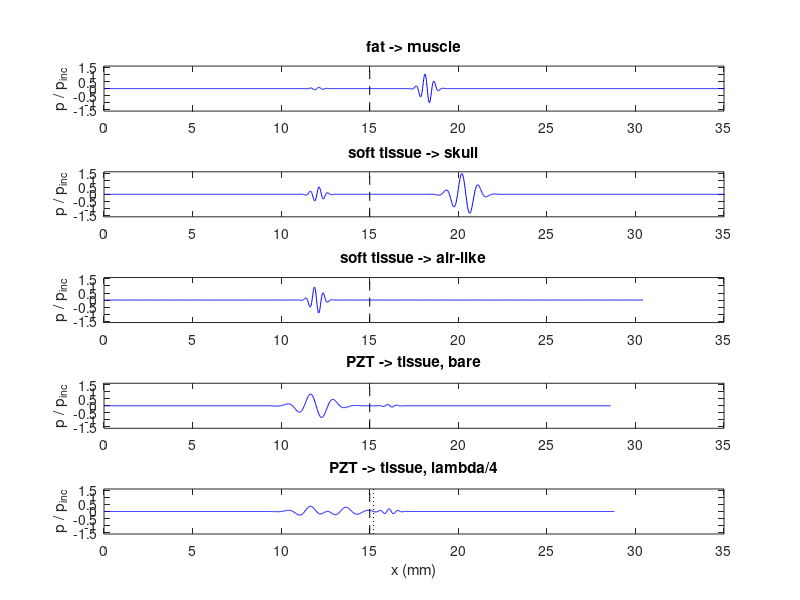
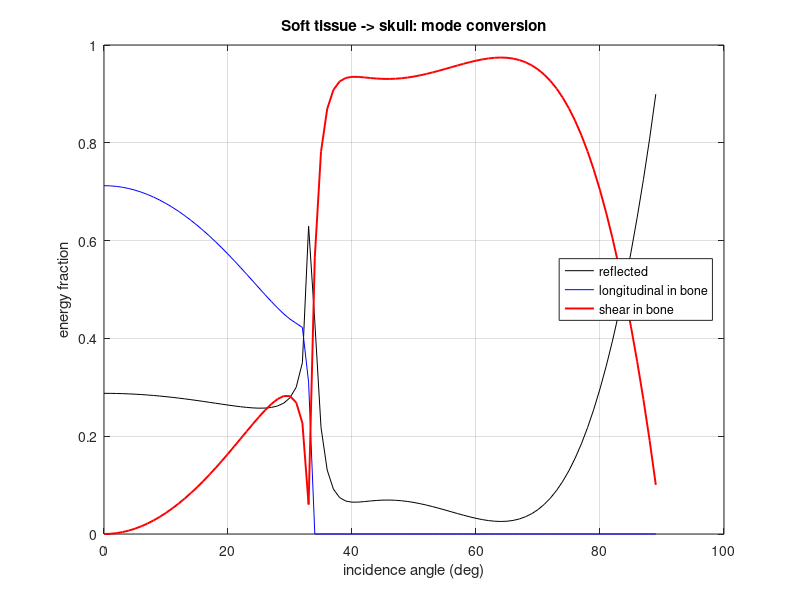

MATLAB code for these plots, in order:
%% m15_wave_fdtd_interface.m
% Purpose : 1D linear acoustic FDTD (staggered pressure / particle velocity, leapfrog)
%           launched at an impedance step and through a quarter-wave layer.
%           Measured reflected / transmitted ENERGY fractions are compared with
%           R = (Z2-Z1)/(Z2+Z1) and 1 - R^2 (band-averaged for the layer case).
%           A second cell computes oblique-incidence energy partition at a
%           soft-tissue / skull-bone interface, including mode conversion to shear.
% Change  : the cases table (c, rho of each medium, layer), f0, FBW, PPW.
% Expect  : fat->muscle  R^2 = 0.0086 (R = 0.093, -20.7 dB)
%           tissue->skull R^2 = 0.288 ; tissue->air-like R^2 = 0.997
%           PZT (30 MRayl)->tissue R^2 = 0.81 bare, 0.18 band-averaged with a lambda/4 layer of
%           sqrt(Z1 Z2) (zero at f0 only; 60 % pulse)
%           skull: critical angle 33.1 deg, > 90 % of the energy enters as shear at 40-70 deg
% Runtime : about 3 s in Octave.
clear; close all; rng(1);

%% Parameters
f0  = 3e6;          % centre frequency (Hz)
FBW = 0.6;          % -6 dB fractional bandwidth of the Gaussian pulse
PPW = 24;           % points per wavelength at f0 in the slowest medium
sf  = FBW*f0/(2*sqrt(2*log(2)));   % spectral std (Hz)
st  = 1/(2*pi*sf);                 % envelope std (s)
pulse = @(t) exp(-t.^2/(2*st^2)).*sin(2*pi*f0*t);

% name, c1, rho1, c2, rho2, layer thickness (m), c_layer, rho_layer
cases = { 'fat -> muscle',            1450,  950, 1580, 1050, 0, 0, 0;
          'soft tissue -> skull',     1540, 1050, 2820, 1900, 0, 0, 0;
          'soft tissue -> air-like',  1540, 1050, 1000,  1.2, 0, 0, 0;
          'PZT -> tissue, bare',      4000, 7500, 1540, 1050, 0, 0, 0;
          'PZT -> tissue, lambda/4',  4000, 7500, 1540, 1050, 2500/(4*f0), 2500, NaN };
Z1Z2 = 4000*7500*1540*1050; cases{5,8} = sqrt(Z1Z2)/2500;   % layer impedance sqrt(Z1 Z2)

fprintf('%-26s %8s %8s %8s %8s %9s %9s\n', 'case', 'R th', 'R meas', 'T th', 'T meas', 'Er th', 'Er meas');
snap = {};
for ic = 1:size(cases, 1)
  c1 = cases{ic,2}; r1 = cases{ic,3}; c2 = cases{ic,4}; r2 = cases{ic,5};
  dL = cases{ic,6}; cL = cases{ic,7}; rL = cases{ic,8};
  cmin = min([c1 c2]); cmax = max([c1 c2]); if dL > 0, cmin = min(cmin, cL); cmax = max(cmax, cL); end
  dx = cmin/f0/PPW; if dL > 0, dx = dL/ceil(dL/dx); end   % layer = whole number of cells
  dt = 0.95*dx/cmax;
  xI = (round(15e-3/dx) - 0.5)*dx;     % interface position (m), midway between p nodes
  x0 = xI - 9e-3;                      % initial pulse centre
  xA = xI - 4e-3; xB = xI + dL + 2e-3; % receivers in medium 1 and medium 2
  tEnd = (xA - x0 + 8e-3)/c1 + 3e-6;   % reflected pulse (and layer ring-down) past receiver A
  xEnd = xB + c2*tEnd + 2e-3;
  x  = (0:dx:xEnd)';  nx = numel(x);  xh = x + dx/2;      % p at x, u at x + dx/2
  c = c2*ones(nx,1); rho = r2*ones(nx,1);
  c(x < xI) = c1; rho(x < xI) = r1;
  if dL > 0, in = (x >= xI) & (x < xI + dL); c(in) = cL; rho(in) = rL; end
  K = rho.*c.^2;                                  % bulk modulus at p nodes
  rh = rho; rh(1:end-1) = 0.5*(rho(1:end-1) + rho(2:end));   % density at u nodes
  % initial right-going pulse: p(x,0) = s(-(x-x0)/c1); u = p/Z1 half a time step later
  p = pulse(-(x - x0)/c1);                 p(x >= xI) = 0;
  u = pulse(-(xh - x0)/c1 + dt/2)/(r1*c1); u(xh >= xI) = 0;   % u lives at t = +dt/2 (leapfrog)
  nt = ceil(tEnd/dt); iA = round(xA/dx) + 1; iB = round(xB/dx) + 1;
  pA = zeros(nt,1); pB = zeros(nt,1);
  for n = 1:nt
    p(2:end) = p(2:end) - dt*K(2:end).*(u(2:end) - u(1:end-1))/dx;          % dp/dt = -K du/dx
    u(1:end-1) = u(1:end-1) - dt./rh(1:end-1).*(p(2:end) - p(1:end-1))/dx;  % du/dt = -(1/rho) dp/dx
    pA(n) = p(iA); pB(n) = p(iB);
    if n == round((xI - x0 + 3e-3)/c1/dt), snap{ic} = [x p]; end %#ok<SAGROW>
  end
  t = (1:nt)'*dt; tm = (xA - x0 + 4e-3)/c1;          % split incident / reflected at receiver A
  inc = pA.*(t < tm); ref = pA.*(t >= tm);
  % pressure coefficients by projection onto the incident waveform (shifted to each arrival)
  shiftTo = @(sig, d) interp1(t, sig, t - d, 'linear', 0);
  incR = shiftTo(inc, 8e-3/c1);                              % incident shape at the reflected arrival
  incT = shiftTo(inc, (xI - xA)/c1 + dL*(dL > 0)/max(cL,1) + (xB - xI - dL)/c2);
  % allow a small residual shift (the material jump sits between grid nodes): best-aligned projection
  proj = @(sig, ref0) max(arrayfun(@(d) abs(sum(sig.*shiftTo(ref0, d))), (-40:40)*dt/4)) / sum(ref0.^2);
  Rm = sign(sum(ref.*incR))*proj(ref, incR); Tm = proj(pB, incT);
  Erm = sum(ref.^2)/sum(inc.^2);                             % reflected energy flux ratio (same medium)
  Rth = (r2*c2 - r1*c1)/(r2*c2 + r1*c1); Tth = 1 + Rth;
  if dL == 0
    Erth = Rth^2;
  else  % band-averaged energy reflection of the layer, weighted by the pulse power spectrum
    f = linspace(f0 - 4*sf, f0 + 4*sf, 801); f = f(f > 0); w = exp(-(f - f0).^2/sf^2);
    Za = r1*c1; Zb = r2*c2; Zl = rL*cL; kd = 2*pi*f*dL/cL;
    Zin = Zl*(Zb + 1i*Zl*tan(kd))./(Zl + 1i*Zb*tan(kd));    % input impedance seen from medium 1
    Rf = (Zin - Za)./(Zin + Za); Erth = sum(w.*abs(Rf).^2)/sum(w);
    Rth = NaN; Tth = NaN; Rm = NaN; Tm = NaN;                % waveform changes: compare energy only
  end
  fprintf('%-26s %8.4f %8.4f %8.4f %8.4f %9.4f %9.4f\n', cases{ic,1}, Rth, Rm, Tth, Tm, Erth, Erm);
end
fprintf('(T = 1 + R is a pressure ratio and can exceed 1; the energy fractions are R^2 and 1 - R^2.)\n');

%% Figure: snapshots
figure('Position', [50 50 900 640]);
for ic = 1:size(cases, 1)
  subplot(size(cases,1), 1, ic); s = snap{ic};
  plot(s(:,1)*1e3, s(:,2), 'b'); hold on; yl = [-1.6 1.6]; ylim(yl);
  plot([15 15], yl, 'k--'); if cases{ic,6} > 0, plot([15 15]+cases{ic,6}*1e3, yl, 'k:'); end
  xlim([0 35]); ylabel('p / p_{inc}'); title(cases{ic,1});
end
xlabel('x (mm)');

%% Oblique incidence: fluid (tissue) -> isotropic solid (skull), energy partition
% Potentials: fluid phi1 = e^{i(kx x + kz1 z)} + R e^{i(kx x - kz1 z)};
% solid phi = A e^{i(kx x + kzL z)}, psi = B e^{i(kx x + kzS z)}. Boundary conditions at z = 0:
% u_z continuous, sigma_zz = -p, sigma_xz = 0.
r1 = 1050; c1 = 1540; r2 = 1900; cLb = 2820; cSb = 1500;   % White, Clement & Hynynen 2006 speeds (1 MHz)
lam = r2*(cLb^2 - 2*cSb^2); mu = r2*cSb^2; w = 1;
th = (0:1:89)*pi/180; ER = zeros(size(th)); EL = ER; ES = ER;
for i = 1:numel(th)
  k1 = w/c1; kL = w/cLb; kS = w/cSb; kx = k1*sin(th(i));
  kz1 = sqrt(k1^2 - kx^2); kzL = sqrt(kL^2 - kx^2 + 0i); kzS = sqrt(kS^2 - kx^2 + 0i);
  if imag(kzL) < 0, kzL = -kzL; end
  if imag(kzS) < 0, kzS = -kzS; end
  M = [1i*kz1, 1i*kzL, 1i*kx;
       r1*w^2, -lam*kL^2 - 2*mu*kzL^2, -2*mu*kx*kzS;
       0, -2*kx*kzL, kzS^2 - kx^2];
  v = M \ [1i*kz1; -r1*w^2; 0];
  ER(i) = abs(v(1))^2;
  EL(i) = r2*cLb*kL^2*real(kzL/kL)/(r1*c1*k1^2*cos(th(i)))*abs(v(2))^2;
  ES(i) = r2*cSb*kS^2*real(kzS/kS)/(r1*c1*k1^2*cos(th(i)))*abs(v(3))^2;
end
fprintf('\nTissue -> skull (cL %d, cS %d m/s): longitudinal critical angle %.1f deg\n', cLb, cSb, asind(c1/cLb));
fprintf(' angle  E_refl  E_long  E_shear   sum\n');
for a = [0 20 30 40 50 60 70 80]
  i = a + 1; fprintf('%5d  %6.3f  %6.3f  %6.3f  %6.4f\n', a, ER(i), EL(i), ES(i), ER(i) + EL(i) + ES(i));
end
figure('Position', [80 80 640 360]);
plot(th*180/pi, ER, 'k', th*180/pi, EL, 'b', th*180/pi, ES, 'r', 'LineWidth', 1.4);
xlabel('incidence angle (deg)'); ylabel('energy fraction'); grid on;
legend('reflected', 'longitudinal in bone', 'shear in bone', 'Location', 'east');
title('Soft tissue -> skull: mode conversion');
